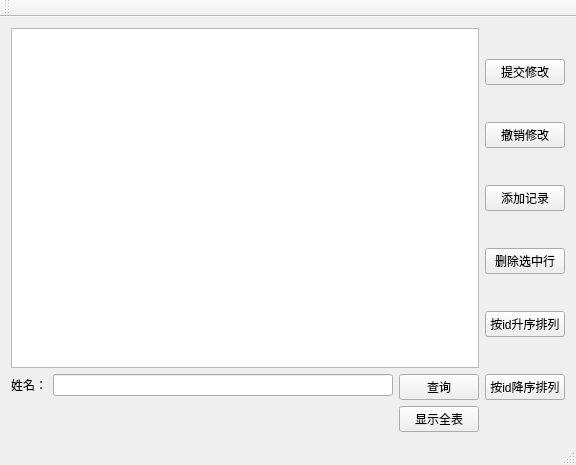
<?xml version="1.0" encoding="UTF-8"?>
<ui version="4.0">
 <class>MainWindow</class>
 <widget class="QMainWindow" name="MainWindow">
  <property name="geometry">
   <rect>
    <x>0</x>
    <y>0</y>
    <width>576</width>
    <height>465</height>
   </rect>
  </property>
  <property name="windowTitle">
   <string>MainWindow</string>
  </property>
  <widget class="QWidget" name="centralWidget">
   <property name="maximumSize">
    <size>
     <width>700</width>
     <height>500</height>
    </size>
   </property>
   <layout class="QHBoxLayout" name="horizontalLayout_2">
    <item>
     <layout class="QVBoxLayout" name="verticalLayout_3">
      <item>
       <widget class="QTableView" name="tableView"/>
      </item>
      <item>
       <layout class="QHBoxLayout" name="horizontalLayout">
        <item>
         <layout class="QFormLayout" name="formLayout">
          <item row="0" column="0">
           <widget class="QLabel" name="label">
            <property name="text">
             <string>姓名：</string>
            </property>
           </widget>
          </item>
          <item row="0" column="1">
           <widget class="QLineEdit" name="lineEdit"/>
          </item>
         </layout>
        </item>
        <item>
         <layout class="QVBoxLayout" name="verticalLayout_2">
          <item>
           <widget class="QPushButton" name="pushButton_3">
            <property name="text">
             <string>查询</string>
            </property>
           </widget>
          </item>
          <item>
           <widget class="QPushButton" name="pushButton_4">
            <property name="text">
             <string>显示全表</string>
            </property>
           </widget>
          </item>
         </layout>
        </item>
       </layout>
      </item>
     </layout>
    </item>
    <item>
     <layout class="QVBoxLayout" name="verticalLayout">
      <item>
       <widget class="QPushButton" name="pushButton">
        <property name="text">
         <string>提交修改</string>
        </property>
       </widget>
      </item>
      <item>
       <widget class="QPushButton" name="pushButton_2">
        <property name="text">
         <string>撤销修改</string>
        </property>
       </widget>
      </item>
      <item>
       <widget class="QPushButton" name="pushButton_5">
        <property name="text">
         <string>添加记录</string>
        </property>
       </widget>
      </item>
      <item>
       <widget class="QPushButton" name="pushButton_6">
        <property name="text">
         <string>删除选中行</string>
        </property>
       </widget>
      </item>
      <item>
       <widget class="QPushButton" name="pushButton_7">
        <property name="text">
         <string>按id升序排列</string>
        </property>
       </widget>
      </item>
      <item>
       <widget class="QPushButton" name="pushButton_8">
        <property name="text">
         <string>按id降序排列</string>
        </property>
       </widget>
      </item>
     </layout>
    </item>
   </layout>
   <zorder>verticalLayoutWidget</zorder>
   <zorder>verticalLayoutWidget_2</zorder>
   <zorder>lineEdit</zorder>
   <zorder>label</zorder>
   <zorder>verticalLayoutWidget_3</zorder>
  </widget>
  <widget class="QMenuBar" name="menuBar">
   <property name="geometry">
    <rect>
     <x>0</x>
     <y>0</y>
     <width>576</width>
     <height>26</height>
    </rect>
   </property>
  </widget>
  <widget class="QToolBar" name="mainToolBar">
   <attribute name="toolBarArea">
    <enum>TopToolBarArea</enum>
   </attribute>
   <attribute name="toolBarBreak">
    <bool>false</bool>
   </attribute>
  </widget>
  <widget class="QStatusBar" name="statusBar"/>
 </widget>
 <layoutdefault spacing="6" margin="11"/>
 <resources/>
 <connections/>
</ui>
